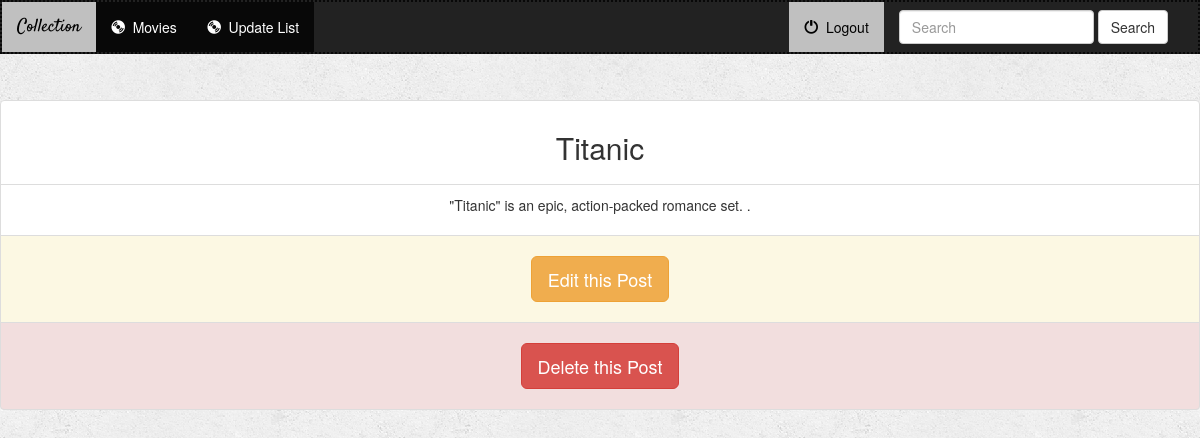
The app's page /movieupdatelist/1/detail with its own data.
### Movies/models.py (models this page shows, shortened)
class UpdateList(models.Model):
    title = models.CharField(max_length = 200)
    text = models.TextField()

### Movies/views.py (the view)
# urls.py: path('movieupdatelist/<int:pk>/detail', views.MovieDetailView.as_view(), name = 'movie_look'),
class MovieDetailView(DetailView):
    model = UpdateList
    template_name = 'movie_look.html'
    context_object_name = 'UpdateList'

### Movies/templates/movie_look.html
{% extends 'base.html' %}
{% block body %}
li{
  text-align:center;
}
<div style="width:100%;height:80px">
</div>
<div class="details">
<ul class="list-group list-group-flush">
  <li class="list-group-item"><h2 style="text-align:center">{{ UpdateList.title }}</h2></li>
  <li class="list-group-item list-group-item-dark"><p style="text-align:center">{{ UpdateList.text }}</p></li>
  <li class="list-group-item list-group-item-warning">
    <h4 style="text-align:center">
      <a href="{% url 'movie_edit' UpdateList.pk %}" class="btn btn-warning btn-lg" role="button">Edit this Post</a>
    </h4>
  </li>
  <li class="list-group-item list-group-item-danger">
    <h4 style="text-align:center">
      <a href="{% url 'movie_delete' UpdateList.pk %}" class="btn btn-danger btn-lg" role="button">Delete this Post</a>
    </h4>
  </li>
</ul>
</div>
{% endblock %}

### Movies/static/css/style.css (style rules this page uses)
body { background: white url("../img/background.png") }

### records on screen
UpdateList: title "Titanic", text "\"Titanic\" is an epic, action-packed romance set. ."
